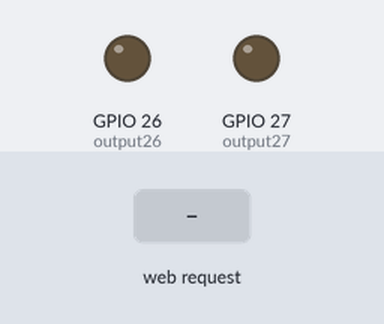
The sketch below on a simulated ESP32. Shown: output pins drawn as LEDs (lit = HIGH). The test bench sets the inputs (shaded band). WiFi joins after 1.5 s; servers stay silent unless stated; what the sketch prints to the serial monitor is not drawn.

Above: at 2.7 s.
2.8 s: HTTP request GET /forward received
At 3.9 s:
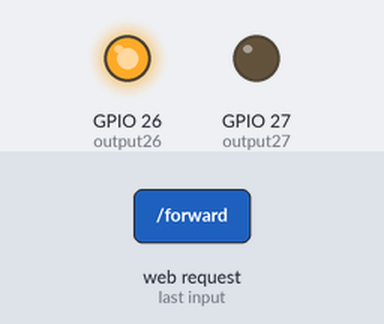
4.3 s: HTTP request GET /status received
5.8 s: HTTP request GET /left received
Timing chart, 0 to 8.8 s (numbered marks = the images above; inputs shaded):
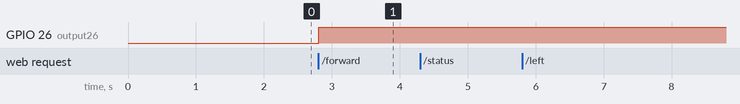

The sketch:

WiFiScan.ino
```cpp
// Load Wi-Fi library
#include <WiFi.h>

#define RXD2 16
#define TXD2 17
#define OFF_HEX 0x30
#define RED_HEX 0x31
#define GREEN_HEX 0x32
#define BLUE_HEX 0x33

// Replace with your network credentials
const char* ssid = "DESKTOP-RQ7DTNT 4610";
const char* password = "0K91a49-";

// Set web server port number to 80
WiFiServer server(80);

// Variable to store the HTTP request
String response, ip_address;

// Variable to store the HTTP request
String header;

// Auxiliar variables to store the current output state
String output26State = "off";
String output27State = "off";

// Assign output variables to GPIO pins
const int output26 = 26;
const int output27 = 27;

// Current time
unsigned long currentTime = millis();

// Previous time
unsigned long previousTime = 0;

// Define timeout time in milliseconds (example: 2000ms = 2s)
const long timeoutTime = 2000;

void setup() {
  Serial.begin(115200);
  Serial2.begin(9600, SERIAL_8N1, RXD2, TXD2);
  // Initialize the output variables as outputs
  pinMode(output26, OUTPUT);
  pinMode(output27, OUTPUT);
  // Set outputs to LOW
  digitalWrite(output26, LOW);
  digitalWrite(output27, LOW);

  // Connect to Wi-Fi network with SSID and password
  Serial.print("Connecting to ");
  Serial.println(ssid);
  WiFi.begin(ssid, password);
  while (WiFi.status() != WL_CONNECTED) {
    delay(500);
    Serial.print(".");
  }
  // Print local IP address and start web server
  Serial.println("");
  Serial.println("WiFi connected.");
  Serial.println("IP address: ");
  ip_address = WiFi.localIP().toString();
  Serial.println(WiFi.localIP());
  server.begin();
}

void loop() {
  WiFiClient client = server.available();   // Listen for incoming clients

  if (client) {                             // If a new client connects,
    currentTime = millis();
    previousTime = currentTime;
    Serial.println("New Client.");          // print a message out in the serial port
    String currentLine = "";                // make a String to hold incoming data from the client
    while (client.connected() && currentTime - previousTime <= timeoutTime) {  // loop while the client's connected
      currentTime = millis();
      if (client.available()) {             // if there's bytes to read from the client,
        char c = client.read();             // read a byte, then
        Serial.write(c);                    // print it out the serial monitor
        header += c;
        if (c == '\n') {                    // if the byte is a newline character
          // if the current line is blank, you got two newline characters in a row.
          // that's the end of the client HTTP request, so send a response:
          if (currentLine.length() == 0) {
            // HTTP headers always start with a response code (e.g. HTTP/1.1 200 OK)
            // and a content-type so the client knows what's coming, then a blank line:
            client.println("HTTP/1.1 200 OK");
            client.println("Content-type:text/html");
            client.println("Connection: close");
            client.println();

            // turns the GPIOs on and off
            if (header.indexOf("GET /status") >= 0) {
              Serial.println("WiFi Connected: " + ip_address);
            } else if (header.indexOf("GET /forward") >= 0) {
              Serial.println("Red LED on");
              output26State = "on";
              Serial2.write(RED_HEX);
              digitalWrite(output26, HIGH);
            } else if (header.indexOf("GET /left") >= 0) {
              Serial.println("Green LED on");
              Serial2.write(GREEN_HEX);
              output27State = "on";
            } else if (header.indexOf("GET /right") >= 0) {
              Serial.println("Blue LED on");
              Serial2.write(BLUE_HEX);
            } else if (header.indexOf("GET /backward") >= 0) {
              Serial.println("LED off");
              Serial2.write(OFF_HEX);
              digitalWrite(output26, LOW);
            }
            //            // Display the HTML web page
            //            client.println("<!DOCTYPE html><html>");
            //            client.println("<head><meta name=\"viewport\" content=\"width=device-width, initial-scale=1\">");
            //            client.println("<link rel=\"icon\" href=\"data:,\">");
            //            // CSS to style the on/off buttons
            //            // Feel free to change the background-color and font-size attributes to fit your preferences
            //            client.println("<style>html { font-family: Helvetica; display: inline-block; margin: 0px auto; text-align: center;}");
            //            client.println(".button { background-color: #4CAF50; border: none; color: white; padding: 16px 40px;");
            //            client.println("text-decoration: none; font-size: 30px; margin: 2px; cursor: pointer;}");
            //            client.println(".button2 {background-color: #555555;}</style></head>");
            //
            //            // Web Page Heading
            //            client.println("<body><h1>botNavex Web Server</h1>");
            //
            //            // Display current state, and ON/OFF buttons for GPIO 26
            //            client.println("<p>Red LED " + output26State + "</p>");
            //            // If the output26State is off, it displays the ON button
            //            if (output26State == "off") {
            //              client.println("<p><a href=\"/redon\"><button class=\"button\">ON</button></a></p>");
            //            } else {
            //              client.println("<p><a href=\"/redoff\"><button class=\"button button2\">OFF</button></a></p>");
            //            }
            //
            //            // Display current state, and ON/OFF buttons for GPIO 27
            //            client.println("<p>Green LED " + output27State + "</p>");
            //            // If the output27State is off, it displays the ON button
            //            if (output27State == "off") {
            //              client.println("<p><a href=\"/greenon\"><button class=\"button\">ON</button></a></p>");
            //            } else {
            //              client.println("<p><a href=\"/greenoff\"><button class=\"button button2\">OFF</button></a></p>");
            //            }
            //            client.println("</body></html>");

            // The HTTP response ends with another blank line
            client.println();
            // Break out of the while loop
            break;
          } else { // if you got a newline, then clear currentLine
            currentLine = "";
          }
        } else if (c != '\r') {  // if you got anything else but a carriage return character,
          currentLine += c;      // add it to the end of the currentLine
        }
      }
    }
    // Clear the header variable
    header = "";
    // Close the connection
    client.stop();
    Serial.println("Client disconnected.");
    Serial.println("");
  }
}
```

Measured:
- after the input at 2.8 s, GPIO 26 (output26): LOW → HIGH at once
- after the input at 4.3 s, every drawn part: stays the same
- after the input at 5.8 s, every drawn part: stays the same
